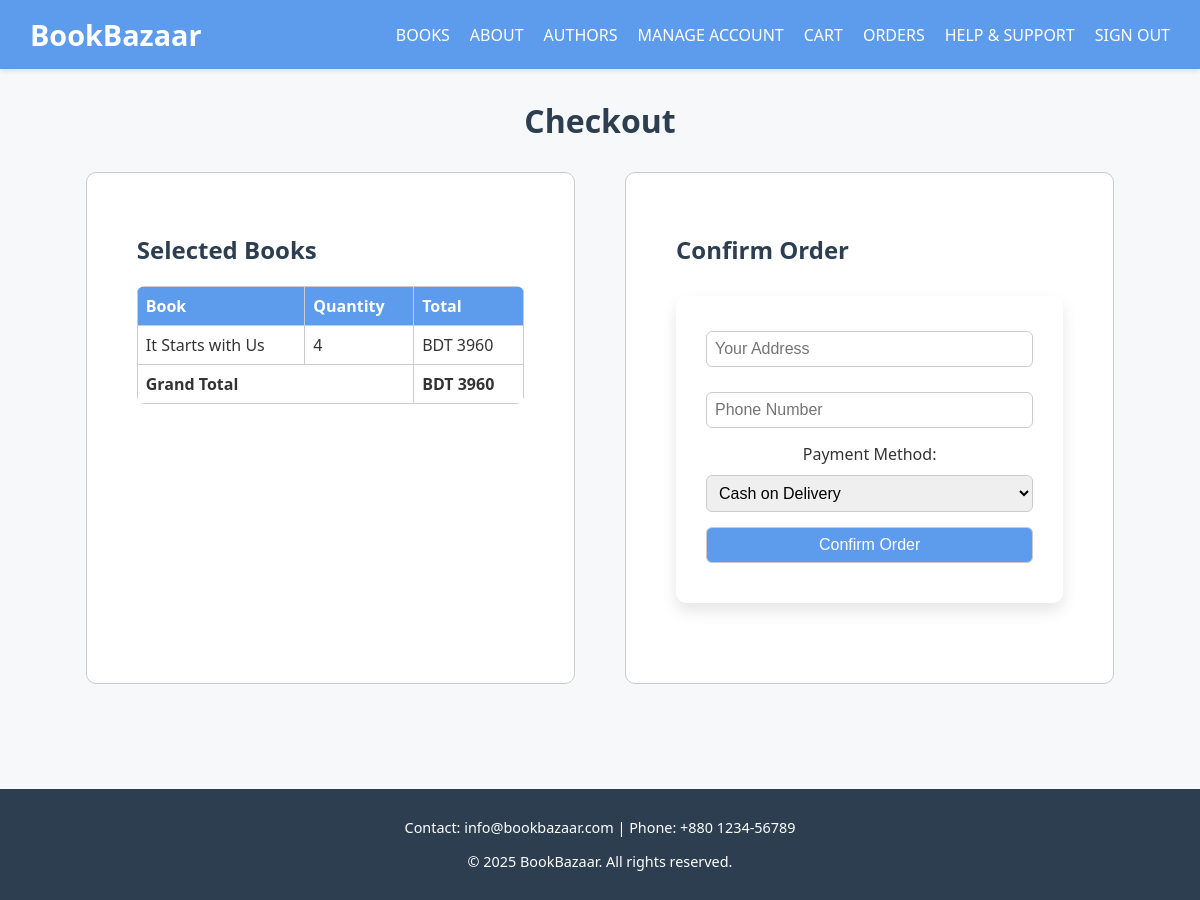
Screenshot of /user/checkout.php?buy=2 (signed in) with the database file from the repository.
### tables this page shows
CREATE TABLE `books` (
  `title` varchar(255) DEFAULT NULL,
  `description` text DEFAULT NULL,
  `author` varchar(255) DEFAULT NULL,
  `publisher` varchar(255) DEFAULT NULL,
  `publication_year` year(4) DEFAULT NULL,
  `price` decimal(10,2) DEFAULT NULL,
  `image` varchar(255) DEFAULT NULL,
  `id` int(11) NOT NULL
);

CREATE TABLE `cart` (
  `id` int(11) NOT NULL,
  `user_id` int(11) DEFAULT NULL,
  `book_id` int(11) DEFAULT NULL,
  `quantity` int(11) DEFAULT 1,
  `added_at` timestamp NOT NULL DEFAULT current_timestamp()
);

### user/checkout.php (the view, shortened to what this page needs)
<?php
include '../includes/db_connect.php';
$user_id = $_SESSION['user_id'];
$book_ids = [];
if(isset($_GET['ids'])){
    $book_ids = array_map('intval', explode(',', $_GET['ids']));
} elseif(isset($_GET['buy'])){
    $book_ids[] = (int)$_GET['buy'];
}
$books = [];
foreach($book_ids as $id){
    $books[] = mysqli_fetch_assoc(mysqli_query($conn, "SELECT * FROM books WHERE id=$id"));
}
?>
<?php include '../includes/header.php'; ?>
<h1>Checkout</h1>
<div class="checkout-container">
    <div class="checkout-left">
        <h2>Selected Books</h2>
        <table>
            <tr>
                <th>Book</th>
                <th>Quantity</th>
                <th>Total</th>
            </tr>
            <?php
            $grand_total = 0;
            foreach($books as $book):
                $cart_row = mysqli_fetch_assoc(mysqli_query($conn, "SELECT * FROM cart WHERE user_id=$user_id AND book_id={$book['id']}"));
                $quantity = $cart_row ? $cart_row['quantity'] : 1;
                $total = $book['price'] * $quantity;
                $grand_total += $total;
            ?>
            <tr>
                <td><?php echo $book['title']; ?></td>
                <td><?php echo $quantity; ?></td>
                <td>BDT <?php echo $total; ?></td>
            </tr>
            <?php endforeach; ?>
            <tr>
                <td colspan="2"><strong>Grand Total</strong></td>
                <td><strong>BDT <?php echo $grand_total; ?></strong></td>
            </tr>
        </table>
    </div>
    <div class="checkout-right">
        <h2>Confirm Order</h2>
        <form method="post">
            <input type="text" name="address" placeholder="Your Address" required>
            <input type="text" name="phone" placeholder="Phone Number" required>
            <label>Payment Method:</label>
            <select name="payment_method">
                <option value="COD">Cash on Delivery</option>
            </select>
            <button type="submit" name="confirm" class="btn">Confirm Order</button>
        </form>
    </div>
</div>
<?php include '../includes/footer.php'; ?>

### assets/css/style.css (style rules this page uses)
body { font-family: 'Segoe UI', Tahoma, Geneva, Verdana, sans-serif; margin: 0; padding: 0; background-color: #f6f8fa; color: #333; }
h1, h2, h3, h4 { color: #2c3e50; margin: 10px 0; }
.btn, button, form button { display: inline-block; background-color: #5d9cec; color: #fff; padding: 8px 15px; border: none; border-radius: 5px; font-weight: 500; cursor: pointer; transition: background-color 0.3s; }
form, .contact-form { background-color: #fff; padding: 25px 30px; border-radius: 10px; box-shadow: 0 8px 15px rgba(0,0,0,0.1); max-width: 400px; margin: 30px auto; text-align: center; }
form input, form select, form textarea, .contact-form form input, .contact-form form textarea { width: 100%; padding: 12px 15px; margin: 10px 0; border-radius: 6px; border: 1px solid #ccc; font-size: 1rem; box-sizing: border-box; transition: border-color 0.3s; }
table, .orders-table, .cart-form table { width: 100%; border-collapse: collapse; background-color: #fff; border-radius: 8px; margin-top: 20px; overflow: hidden; }
th, td { padding: 12px; text-align: center; border-bottom: 1px solid #ddd; }
th { background-color: #5d9cec; color: #fff; font-weight: 600; }
.checkout-container { display: flex; gap: 50px; margin-top: 20px; }
.checkout-left, .checkout-right { flex: 1; padding: 50px; border: 1px solid #ccc; border-radius: 10px; background-color: #fff; }
.checkout-left table { border-collapse: collapse; }
.checkout-left th, .checkout-left td { border: 1px solid #ccc; padding: 8px; text-align: left; }
.checkout-right input, .checkout-right select, .checkout-right button { width: 100%; margin-bottom: 15px; padding: 8px; border-radius: 6px; border: 1px solid #ccc; font-size: 1rem; }

### rows the page displays
books: title "It Starts with Us", cart.quantity "4", price.quantity "3960"

### other values shown
$grand_total "3960"
